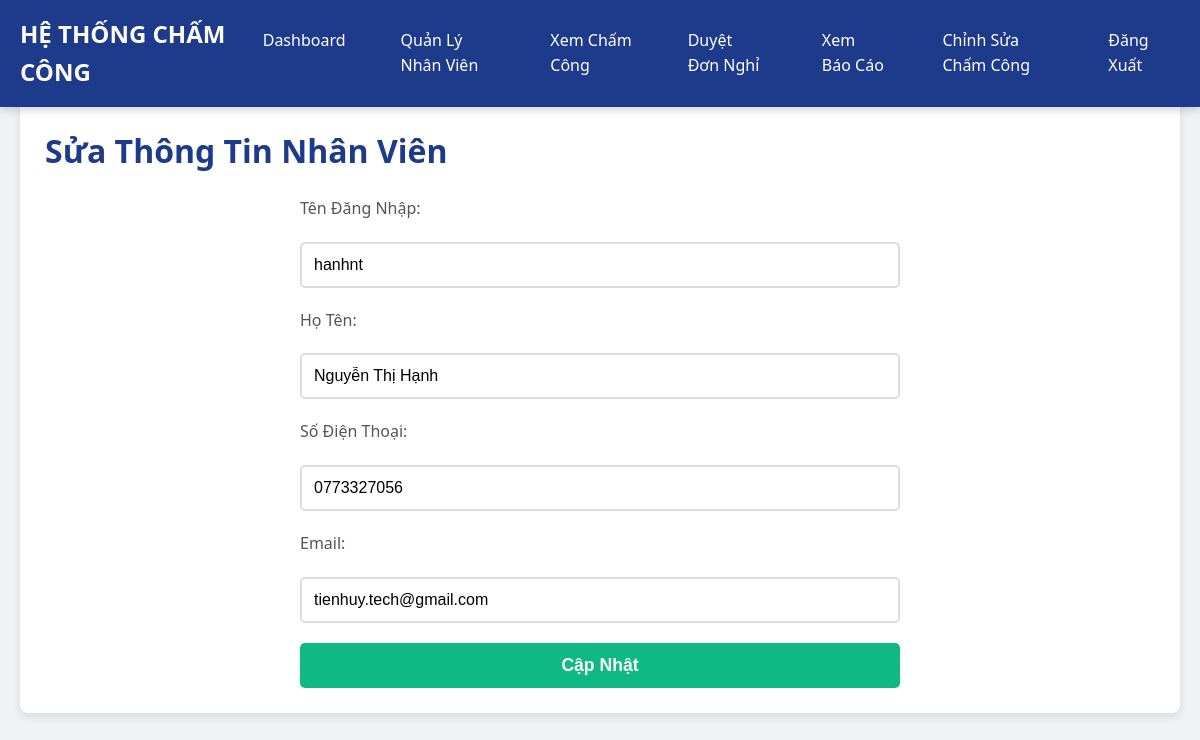
The page /edit_employee/3 (signed in) on the database its author committed.
### tables this page shows
CREATE TABLE users (
        id INTEGER PRIMARY KEY AUTOINCREMENT,
        username TEXT UNIQUE NOT NULL,
        password TEXT NOT NULL,
        full_name TEXT DEFAULT '',
        phone TEXT DEFAULT '',
        email TEXT DEFAULT '',
        role TEXT DEFAULT 'employee'
    );

### app.py (the view, shortened to what this page needs)
@app.route('/edit_employee/<int:user_id>', methods=['GET', 'POST'])
@login_required
def edit_employee(user_id):
    if current_user.id != 1:
        return "Access denied"
    conn = sqlite3.connect('database.db')
    c = conn.cursor()
    c.execute("SELECT username, full_name, phone, email FROM users WHERE id = ?", (user_id,))
    user = c.fetchone()
    conn.close()
    return render_template('edit_employee.html', user=user, user_id=user_id)

### app.py (called while the page is built)
@login_manager.user_loader
def load_user(user_id):
    conn = sqlite3.connect('database.db')
    c = conn.cursor()
    c.execute("SELECT * FROM users WHERE id = ?", (user_id,))
    user = c.fetchone()
    conn.close()
    if user:
        return User(user[0])
    return None

### templates/edit_employee.html (shortened to what this page needs)
<!DOCTYPE html>
<html lang="vi">
<head>
    <link rel="stylesheet" href="{{ url_for('static', filename='css/style.css') }}">
</head>
<body>
    <header>
        <div class="nav-container">
            <div class="nav-brand">
                <a href="{{ url_for('admin_dashboard') }}">HỆ THỐNG CHẤM CÔNG</a>
            </div>
            <div class="nav-links">
                <a href="{{ url_for('admin_dashboard') }}">Dashboard</a>
                <a href="{{ url_for('admin_employees') }}">Quản Lý Nhân Viên</a>
                <a href="{{ url_for('admin_attendance') }}">Xem Chấm Công</a>
                <a href="{{ url_for('admin_leave_requests') }}">Duyệt Đơn Nghỉ</a>
                <a href="{{ url_for('admin_reports') }}">Xem Báo Cáo</a>
                <a href="{{ url_for('admin_edit_attendance') }}">Chỉnh Sửa Chấm Công</a>
                <a href="{{ url_for('logout') }}">Đăng Xuất</a>
            </div>
        </div>
    </header>
    <main>
        <div class="section">
            <h1>Sửa Thông Tin Nhân Viên</h1>
            <form method="POST" class="form">
                <label>Tên Đăng Nhập:</label>
                <input type="text" name="username" value="{{ user[0] }}" required>
                <label>Họ Tên:</label>
                <input type="text" name="full_name" value="{{ user[1] }}" required>
                <label>Số Điện Thoại:</label>
                <input type="text" name="phone" value="{{ user[2] }}">
                <label>Email:</label>
                <input type="email" name="email" value="{{ user[3] }}">
                <button type="submit">Cập Nhật</button>
            </form>
        </div>
    </main>
</body>
</html>

### static/css/style.css (style rules this page uses)
* { margin: 0; padding: 0; box-sizing: border-box; }
body { font-family: 'Segoe UI', Arial, sans-serif; background-color: #f0f2f5; color: #333; line-height: 1.6; }
header { position: fixed; top: 0; left: 0; width: 100%; background-color: #1e3a8a; padding: 15px 0; box-shadow: 0 2px 10px rgba(0, 0, 0, 0.2); z-index: 1000; }
.nav-container { max-width: 1400px; margin: 0 auto; display: flex; justify-content: space-between; align-items: center; padding: 0 20px; }
.nav-brand a { color: #fff; font-size: 1.5em; font-weight: 700; text-decoration: none; }
.nav-links { display: flex; gap: 15px; }
.nav-links a { color: #fff; text-decoration: none; padding: 10px 20px; font-weight: 500; border-radius: 5px; transition: background-color 0.3s, transform 0.2s; }
main { max-width: 1400px; margin: 80px auto 40px auto; padding: 20px; }
.section { background-color: #fff; padding: 25px; border-radius: 8px; box-shadow: 0 4px 10px rgba(0, 0, 0, 0.1); margin-bottom: 30px; }
h1 { color: #1e3a8a; font-size: 2em; margin-bottom: 20px; font-weight: 600; }
.form { display: flex; flex-direction: column; gap: 20px; max-width: 600px; margin: 0 auto; }
.form label { font-weight: 500; color: #555; }
.form input, .form select, .form textarea { padding: 12px; border: 2px solid #ddd; border-radius: 5px; font-size: 1em; width: 100%; transition: border-color 0.3s, box-shadow 0.3s; }
.form button { padding: 12px 20px; background-color: #10b981; color: #fff; border: none; border-radius: 5px; font-size: 1.1em; font-weight: 600; cursor: pointer; transition: all 0.3s ease; }

### rows shown on the page
users: username "hanhnt", full_name "Nguyễn Thị Hạnh", phone "0773327056", email "tienhuy.tech@gmail.com"
